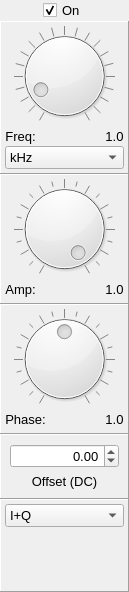
<ui version="4.0" >
 <class>GeneratorConfiguration</class>
 <widget class="QWidget" name="GeneratorConfiguration" >
  <property name="geometry" >
   <rect>
    <x>0</x>
    <y>0</y>
    <width>129</width>
    <height>592</height>
   </rect>
  </property>
  <property name="sizePolicy" >
   <sizepolicy vsizetype="Minimum" hsizetype="Minimum" >
    <horstretch>0</horstretch>
    <verstretch>0</verstretch>
   </sizepolicy>
  </property>
  <property name="font" >
   <font>
    <pointsize>10</pointsize>
   </font>
  </property>
  <property name="focusPolicy" >
   <enum>Qt::ClickFocus</enum>
  </property>
  <property name="windowTitle" >
   <string>Signal Configuration</string>
  </property>
  <property name="autoFillBackground" >
   <bool>true</bool>
  </property>
  <layout class="QVBoxLayout" >
   <property name="spacing" >
    <number>0</number>
   </property>
   <property name="leftMargin" >
    <number>0</number>
   </property>
   <property name="topMargin" >
    <number>0</number>
   </property>
   <property name="rightMargin" >
    <number>0</number>
   </property>
   <property name="bottomMargin" >
    <number>0</number>
   </property>
   <item>
    <layout class="QHBoxLayout" >
     <item>
      <spacer>
       <property name="orientation" >
        <enum>Qt::Horizontal</enum>
       </property>
       <property name="sizeHint" >
        <size>
         <width>40</width>
         <height>20</height>
        </size>
       </property>
      </spacer>
     </item>
     <item>
      <widget class="QCheckBox" name="enabled_" >
       <property name="sizePolicy" >
        <sizepolicy vsizetype="Fixed" hsizetype="MinimumExpanding" >
         <horstretch>0</horstretch>
         <verstretch>0</verstretch>
        </sizepolicy>
       </property>
       <property name="font" >
        <font>
         <pointsize>10</pointsize>
        </font>
       </property>
       <property name="text" >
        <string>On</string>
       </property>
       <property name="checked" >
        <bool>true</bool>
       </property>
      </widget>
     </item>
     <item>
      <spacer>
       <property name="orientation" >
        <enum>Qt::Horizontal</enum>
       </property>
       <property name="sizeHint" >
        <size>
         <width>40</width>
         <height>20</height>
        </size>
       </property>
      </spacer>
     </item>
    </layout>
   </item>
   <item>
    <widget class="QFrame" name="frame_6" >
     <property name="sizePolicy" >
      <sizepolicy vsizetype="Maximum" hsizetype="Preferred" >
       <horstretch>0</horstretch>
       <verstretch>0</verstretch>
      </sizepolicy>
     </property>
     <property name="frameShape" >
      <enum>QFrame::Panel</enum>
     </property>
     <property name="frameShadow" >
      <enum>QFrame::Raised</enum>
     </property>
     <layout class="QVBoxLayout" >
      <property name="spacing" >
       <number>0</number>
      </property>
      <property name="leftMargin" >
       <number>4</number>
      </property>
      <property name="topMargin" >
       <number>4</number>
      </property>
      <property name="rightMargin" >
       <number>4</number>
      </property>
      <property name="bottomMargin" >
       <number>4</number>
      </property>
      <item>
       <widget class="QDial" name="frequency_" >
        <property name="sizePolicy" >
         <sizepolicy vsizetype="Minimum" hsizetype="Preferred" >
          <horstretch>1</horstretch>
          <verstretch>1</verstretch>
         </sizepolicy>
        </property>
        <property name="minimum" >
         <number>1</number>
        </property>
        <property name="maximum" >
         <number>999</number>
        </property>
        <property name="value" >
         <number>100</number>
        </property>
        <property name="sliderPosition" >
         <number>100</number>
        </property>
        <property name="orientation" >
         <enum>Qt::Horizontal</enum>
        </property>
        <property name="wrapping" >
         <bool>false</bool>
        </property>
        <property name="notchTarget" >
         <double>50.000000000000000</double>
        </property>
        <property name="notchesVisible" >
         <bool>true</bool>
        </property>
       </widget>
      </item>
      <item>
       <layout class="QHBoxLayout" >
        <item>
         <widget class="QLabel" name="label_4" >
          <property name="font" >
           <font>
            <pointsize>10</pointsize>
           </font>
          </property>
          <property name="text" >
           <string>Freq:</string>
          </property>
          <property name="alignment" >
           <set>Qt::AlignCenter</set>
          </property>
         </widget>
        </item>
        <item>
         <spacer>
          <property name="orientation" >
           <enum>Qt::Horizontal</enum>
          </property>
          <property name="sizeHint" >
           <size>
            <width>1</width>
            <height>20</height>
           </size>
          </property>
         </spacer>
        </item>
        <item>
         <widget class="QLabel" name="frequencyValue_" >
          <property name="font" >
           <font>
            <pointsize>10</pointsize>
           </font>
          </property>
          <property name="text" >
           <string>1.0</string>
          </property>
          <property name="alignment" >
           <set>Qt::AlignCenter</set>
          </property>
         </widget>
        </item>
       </layout>
      </item>
      <item>
       <widget class="QComboBox" name="frequencyScale_" >
        <property name="sizePolicy" >
         <sizepolicy vsizetype="Fixed" hsizetype="Preferred" >
          <horstretch>0</horstretch>
          <verstretch>0</verstretch>
         </sizepolicy>
        </property>
        <property name="font" >
         <font>
          <pointsize>10</pointsize>
         </font>
        </property>
        <property name="currentIndex" >
         <number>1</number>
        </property>
        <item>
         <property name="text" >
          <string>Hz</string>
         </property>
        </item>
        <item>
         <property name="text" >
          <string>kHz</string>
         </property>
        </item>
        <item>
         <property name="text" >
          <string>MHz</string>
         </property>
        </item>
        <item>
         <property name="text" >
          <string>GHz</string>
         </property>
        </item>
       </widget>
      </item>
     </layout>
    </widget>
   </item>
   <item>
    <widget class="QFrame" name="frame_2" >
     <property name="sizePolicy" >
      <sizepolicy vsizetype="Maximum" hsizetype="Preferred" >
       <horstretch>0</horstretch>
       <verstretch>0</verstretch>
      </sizepolicy>
     </property>
     <property name="frameShape" >
      <enum>QFrame::Panel</enum>
     </property>
     <property name="frameShadow" >
      <enum>QFrame::Raised</enum>
     </property>
     <layout class="QVBoxLayout" >
      <property name="spacing" >
       <number>0</number>
      </property>
      <property name="leftMargin" >
       <number>4</number>
      </property>
      <property name="topMargin" >
       <number>4</number>
      </property>
      <property name="rightMargin" >
       <number>4</number>
      </property>
      <property name="bottomMargin" >
       <number>4</number>
      </property>
      <item>
       <widget class="QDial" name="amplitude_" >
        <property name="sizePolicy" >
         <sizepolicy vsizetype="Minimum" hsizetype="Preferred" >
          <horstretch>1</horstretch>
          <verstretch>1</verstretch>
         </sizepolicy>
        </property>
        <property name="maximum" >
         <number>100</number>
        </property>
        <property name="value" >
         <number>100</number>
        </property>
        <property name="sliderPosition" >
         <number>100</number>
        </property>
        <property name="orientation" >
         <enum>Qt::Horizontal</enum>
        </property>
        <property name="wrapping" >
         <bool>false</bool>
        </property>
        <property name="notchTarget" >
         <double>5.000000000000000</double>
        </property>
        <property name="notchesVisible" >
         <bool>true</bool>
        </property>
       </widget>
      </item>
      <item>
       <layout class="QHBoxLayout" >
        <item>
         <widget class="QLabel" name="label_2" >
          <property name="font" >
           <font>
            <pointsize>10</pointsize>
           </font>
          </property>
          <property name="text" >
           <string>Amp:</string>
          </property>
          <property name="alignment" >
           <set>Qt::AlignCenter</set>
          </property>
         </widget>
        </item>
        <item>
         <spacer>
          <property name="orientation" >
           <enum>Qt::Horizontal</enum>
          </property>
          <property name="sizeHint" >
           <size>
            <width>1</width>
            <height>20</height>
           </size>
          </property>
         </spacer>
        </item>
        <item>
         <widget class="QLabel" name="amplitudeValue_" >
          <property name="font" >
           <font>
            <pointsize>10</pointsize>
           </font>
          </property>
          <property name="text" >
           <string>1.0</string>
          </property>
          <property name="alignment" >
           <set>Qt::AlignCenter</set>
          </property>
         </widget>
        </item>
       </layout>
      </item>
     </layout>
    </widget>
   </item>
   <item>
    <widget class="QFrame" name="frame_3" >
     <property name="sizePolicy" >
      <sizepolicy vsizetype="Maximum" hsizetype="Preferred" >
       <horstretch>0</horstretch>
       <verstretch>0</verstretch>
      </sizepolicy>
     </property>
     <property name="frameShape" >
      <enum>QFrame::Panel</enum>
     </property>
     <property name="frameShadow" >
      <enum>QFrame::Raised</enum>
     </property>
     <layout class="QVBoxLayout" >
      <property name="spacing" >
       <number>0</number>
      </property>
      <property name="leftMargin" >
       <number>4</number>
      </property>
      <property name="topMargin" >
       <number>4</number>
      </property>
      <property name="rightMargin" >
       <number>4</number>
      </property>
      <property name="bottomMargin" >
       <number>4</number>
      </property>
      <item>
       <widget class="QDial" name="phaseOffset_" >
        <property name="sizePolicy" >
         <sizepolicy vsizetype="Minimum" hsizetype="Minimum" >
          <horstretch>1</horstretch>
          <verstretch>1</verstretch>
         </sizepolicy>
        </property>
        <property name="minimum" >
         <number>-50</number>
        </property>
        <property name="maximum" >
         <number>50</number>
        </property>
        <property name="value" >
         <number>0</number>
        </property>
        <property name="sliderPosition" >
         <number>0</number>
        </property>
        <property name="orientation" >
         <enum>Qt::Horizontal</enum>
        </property>
        <property name="wrapping" >
         <bool>false</bool>
        </property>
        <property name="notchTarget" >
         <double>5.000000000000000</double>
        </property>
        <property name="notchesVisible" >
         <bool>true</bool>
        </property>
       </widget>
      </item>
      <item>
       <layout class="QHBoxLayout" >
        <item>
         <widget class="QLabel" name="label_3" >
          <property name="font" >
           <font>
            <pointsize>10</pointsize>
           </font>
          </property>
          <property name="text" >
           <string>Phase:</string>
          </property>
          <property name="alignment" >
           <set>Qt::AlignCenter</set>
          </property>
         </widget>
        </item>
        <item>
         <spacer>
          <property name="orientation" >
           <enum>Qt::Horizontal</enum>
          </property>
          <property name="sizeHint" >
           <size>
            <width>1</width>
            <height>20</height>
           </size>
          </property>
         </spacer>
        </item>
        <item>
         <widget class="QLabel" name="phaseOffsetValue_" >
          <property name="sizePolicy" >
           <sizepolicy vsizetype="Preferred" hsizetype="Preferred" >
            <horstretch>0</horstretch>
            <verstretch>0</verstretch>
           </sizepolicy>
          </property>
          <property name="font" >
           <font>
            <pointsize>10</pointsize>
           </font>
          </property>
          <property name="text" >
           <string>1.0</string>
          </property>
          <property name="alignment" >
           <set>Qt::AlignCenter</set>
          </property>
         </widget>
        </item>
       </layout>
      </item>
     </layout>
    </widget>
   </item>
   <item>
    <widget class="QFrame" name="frame_4" >
     <property name="frameShape" >
      <enum>QFrame::Panel</enum>
     </property>
     <property name="frameShadow" >
      <enum>QFrame::Raised</enum>
     </property>
     <layout class="QVBoxLayout" >
      <item>
       <widget class="QDoubleSpinBox" name="dcOffset_" >
          <property name="keyboardTracking" >
           <bool>false</bool>
          </property>
        <property name="alignment" >
         <set>Qt::AlignRight</set>
        </property>
        <property name="minimum" >
         <double>-10.000000000000000</double>
        </property>
        <property name="maximum" >
         <double>10.000000000000000</double>
        </property>
        <property name="singleStep" >
         <double>0.100000000000000</double>
        </property>
       </widget>
      </item>
      <item>
       <widget class="QLabel" name="label_6" >
        <property name="font" >
         <font>
          <pointsize>10</pointsize>
         </font>
        </property>
        <property name="text" >
         <string>Offset (DC)</string>
        </property>
        <property name="alignment" >
         <set>Qt::AlignCenter</set>
        </property>
       </widget>
      </item>
     </layout>
    </widget>
   </item>
   <item>
    <widget class="QFrame" name="frame_5" >
     <property name="frameShape" >
      <enum>QFrame::Panel</enum>
     </property>
     <property name="frameShadow" >
      <enum>QFrame::Raised</enum>
     </property>
     <layout class="QVBoxLayout" >
      <property name="spacing" >
       <number>0</number>
      </property>
      <property name="leftMargin" >
       <number>4</number>
      </property>
      <property name="topMargin" >
       <number>4</number>
      </property>
      <property name="rightMargin" >
       <number>4</number>
      </property>
      <property name="bottomMargin" >
       <number>4</number>
      </property>
      <item>
       <widget class="QComboBox" name="complexValue_" >
        <item>
         <property name="text" >
          <string>I+Q</string>
         </property>
        </item>
        <item>
         <property name="text" >
          <string>I</string>
         </property>
        </item>
        <item>
         <property name="text" >
          <string>Q</string>
         </property>
        </item>
       </widget>
      </item>
      <item>
       <spacer>
        <property name="orientation" >
         <enum>Qt::Vertical</enum>
        </property>
        <property name="sizeHint" >
         <size>
          <width>20</width>
          <height>40</height>
         </size>
        </property>
       </spacer>
      </item>
     </layout>
    </widget>
   </item>
  </layout>
 </widget>
 <resources/>
 <connections/>
</ui>
